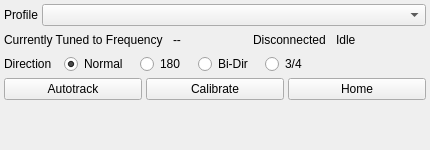
<?xml version="1.0" encoding="UTF-8"?>
<ui version="4.0">
 <class>SteppirWidget</class>
 <widget class="QWidget" name="SteppirWidget">
  <property name="geometry">
   <rect>
    <x>0</x>
    <y>0</y>
    <width>430</width>
    <height>150</height>
   </rect>
  </property>
  <property name="windowTitle">
   <string>SteppIR</string>
  </property>
  <layout class="QVBoxLayout" name="verticalLayout">
   <property name="spacing">
    <number>4</number>
   </property>
   <property name="leftMargin">
    <number>4</number>
   </property>
   <property name="topMargin">
    <number>4</number>
   </property>
   <property name="rightMargin">
    <number>4</number>
   </property>
   <property name="bottomMargin">
    <number>4</number>
   </property>
   <item>
    <layout class="QFormLayout" name="profileFormLayout">
     <property name="verticalSpacing">
      <number>4</number>
     </property>
     <item row="0" column="0">
      <widget class="QLabel" name="profileLabel">
       <property name="text">
        <string>Profile</string>
       </property>
      </widget>
     </item>
     <item row="0" column="1">
      <widget class="QComboBox" name="profileCombo"/>
     </item>
    </layout>
   </item>
   <item>
    <layout class="QHBoxLayout" name="statusLayout">
     <property name="spacing">
      <number>10</number>
     </property>
     <item>
      <widget class="QLabel" name="frequencyTitleLabel">
       <property name="text">
        <string>Currently Tuned to Frequency</string>
       </property>
      </widget>
     </item>
     <item>
      <widget class="QLabel" name="frequencyValueLabel">
       <property name="minimumSize">
        <size>
         <width>70</width>
         <height>0</height>
        </size>
       </property>
       <property name="text">
        <string>--</string>
       </property>
      </widget>
     </item>
     <item>
      <widget class="QLabel" name="connectedValueLabel">
       <property name="text">
        <string>Disconnected</string>
       </property>
      </widget>
     </item>
     <item>
      <widget class="QLabel" name="tuningValueLabel">
       <property name="text">
        <string>Idle</string>
       </property>
      </widget>
     </item>
     <item>
      <spacer name="statusSpacer">
       <property name="orientation">
        <enum>Qt::Horizontal</enum>
       </property>
       <property name="sizeHint" stdset="0">
        <size>
         <width>40</width>
         <height>20</height>
        </size>
       </property>
      </spacer>
     </item>
    </layout>
   </item>
   <item>
    <layout class="QHBoxLayout" name="directionLayout">
     <property name="spacing">
      <number>12</number>
     </property>
     <item>
      <widget class="QLabel" name="directionLabel">
       <property name="text">
        <string>Direction</string>
       </property>
      </widget>
     </item>
     <item>
      <widget class="QRadioButton" name="normalButton">
       <property name="text">
        <string>Normal</string>
       </property>
       <property name="checked">
        <bool>true</bool>
       </property>
      </widget>
     </item>
     <item>
      <widget class="QRadioButton" name="oneEightyButton">
       <property name="text">
        <string>180</string>
       </property>
      </widget>
     </item>
     <item>
      <widget class="QRadioButton" name="biDirButton">
       <property name="text">
        <string>Bi-Dir</string>
       </property>
      </widget>
     </item>
     <item>
      <widget class="QRadioButton" name="threeQuarterButton">
       <property name="text">
        <string>3/4</string>
       </property>
      </widget>
     </item>
     <item>
      <spacer name="directionSpacer">
       <property name="orientation">
        <enum>Qt::Horizontal</enum>
       </property>
       <property name="sizeHint" stdset="0">
        <size>
         <width>40</width>
         <height>20</height>
        </size>
       </property>
      </spacer>
     </item>
    </layout>
   </item>
   <item>
    <layout class="QHBoxLayout" name="buttonLayout">
     <item>
      <widget class="QPushButton" name="autotrackButton">
       <property name="text">
        <string>Autotrack</string>
       </property>
       <property name="checkable">
        <bool>true</bool>
       </property>
      </widget>
     </item>
     <item>
      <widget class="QPushButton" name="calibrateButton">
       <property name="text">
        <string>Calibrate</string>
       </property>
      </widget>
     </item>
     <item>
      <widget class="QPushButton" name="homeButton">
       <property name="text">
        <string>Home</string>
       </property>
      </widget>
     </item>
    </layout>
   </item>
   <item>
    <spacer name="verticalSpacer">
     <property name="orientation">
      <enum>Qt::Vertical</enum>
     </property>
     <property name="sizeHint" stdset="0">
      <size>
       <width>20</width>
       <height>0</height>
      </size>
     </property>
    </spacer>
   </item>
  </layout>
 </widget>
 <resources/>
 <connections/>
</ui>
